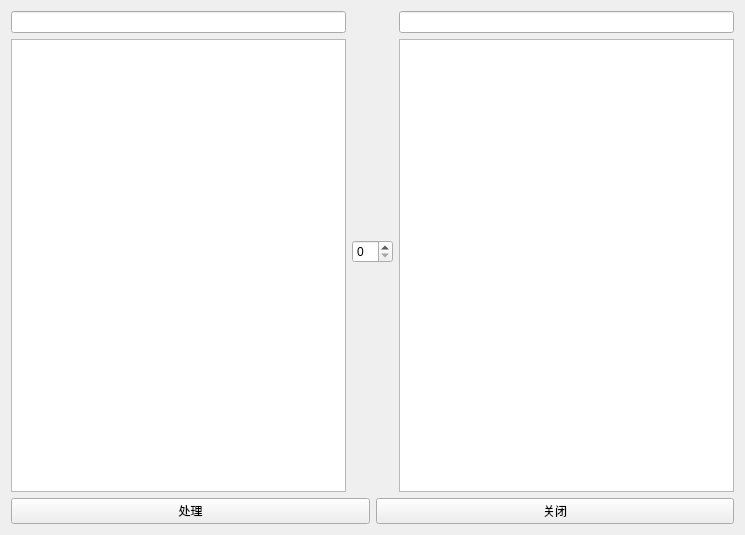
<?xml version="1.0" encoding="UTF-8"?>
<ui version="4.0">
 <class>once_blck</class>
 <widget class="QWidget" name="once_blck">
  <property name="geometry">
   <rect>
    <x>0</x>
    <y>0</y>
    <width>745</width>
    <height>535</height>
   </rect>
  </property>
  <property name="windowTitle">
   <string>Form</string>
  </property>
  <layout class="QVBoxLayout" name="verticalLayout_4" stretch="7,1">
   <item>
    <layout class="QHBoxLayout" name="horizontalLayout" stretch="16,1,16">
     <item>
      <layout class="QVBoxLayout" name="verticalLayout_2" stretch="7,0">
       <item>
        <widget class="QLineEdit" name="file_in"/>
       </item>
       <item>
        <widget class="QGraphicsView" name="imag_in"/>
       </item>
      </layout>
     </item>
     <item>
      <layout class="QVBoxLayout" name="verticalLayout_3">
       <item>
        <spacer name="verticalSpacer">
         <property name="orientation">
          <enum>Qt::Vertical</enum>
         </property>
         <property name="sizeHint" stdset="0">
          <size>
           <width>20</width>
           <height>40</height>
          </size>
         </property>
        </spacer>
       </item>
       <item>
        <widget class="QSpinBox" name="delay_cnt"/>
       </item>
       <item>
        <spacer name="verticalSpacer_2">
         <property name="orientation">
          <enum>Qt::Vertical</enum>
         </property>
         <property name="sizeHint" stdset="0">
          <size>
           <width>20</width>
           <height>40</height>
          </size>
         </property>
        </spacer>
       </item>
      </layout>
     </item>
     <item>
      <layout class="QVBoxLayout" name="verticalLayout">
       <item>
        <widget class="QLineEdit" name="file_out"/>
       </item>
       <item>
        <widget class="QGraphicsView" name="imag_out"/>
       </item>
      </layout>
     </item>
    </layout>
   </item>
   <item>
    <layout class="QHBoxLayout" name="horizontalLayout_2">
     <item>
      <widget class="QPushButton" name="solve_start">
       <property name="text">
        <string>处理</string>
       </property>
      </widget>
     </item>
     <item>
      <widget class="QPushButton" name="solve_close">
       <property name="text">
        <string>关闭</string>
       </property>
      </widget>
     </item>
    </layout>
   </item>
  </layout>
 </widget>
 <resources/>
 <connections/>
</ui>
